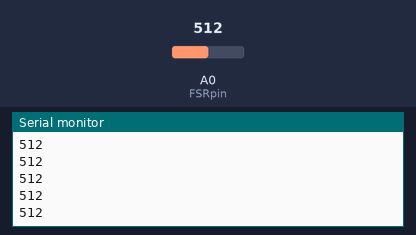
Recording of a sketch running on a simulated Arduino Uno, built with avr-gcc and run on an emulated ATmega328P. On the bench: the last lines printed to the serial monitor. The inputs (shaded band) are chosen by the test bench; at power-on: A0 (FSRpin) = 512.

Above: at 1.2 s.
1.3 s: A0 (FSRpin) set to 716
At 1.37 s:
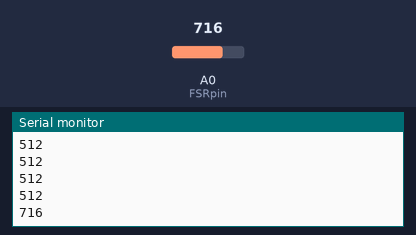
2.8 s: A0 (FSRpin) set to 900
At 2.83 s:
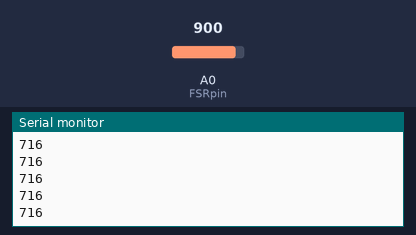
Timing chart, 0 to 5.8 s (numbered marks = the images above; inputs shaded):
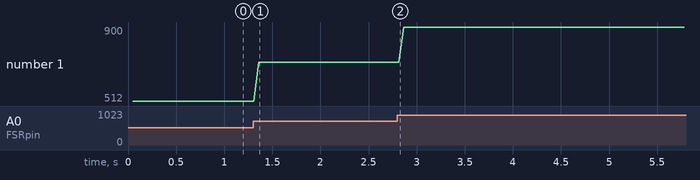

The sketch:

ControllerArduino.ino
```cpp
int FSRpin = A0;
int sensorValue =0;

void setup() {
  Serial.begin(9600);
  pinMode(6, INPUT);

}

void loop() {
  sensorValue = analogRead(FSRpin);
  delay(50);
 // Serial.print("sensor = ");
  Serial.println(sensorValue);

}
```

Measured:
- after the input at 1.3 s, the serial monitor: prints a new line after 0.06 s (image 1)
- plotted number 1: 512 → 716 after the input at 1.3 s, 716 → 900 after the input at 2.8 s
